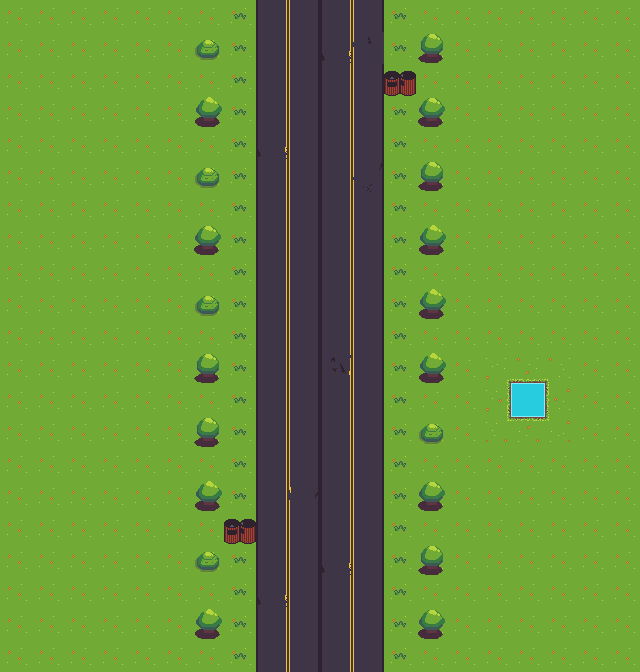

A level layout from a 2D game, rendered from its tile map. Below: a short description, then the map file with its tile-grid data intact:
An orthogonal 20x21 tile map with 32x32 px tiles, 2 tile layers (Tile Layer 1, Tile Layer 2), 2 tilesets.

<map version="1.10" tiledversion="1.11.2" orientation="orthogonal" renderorder="right-down" width="20" height="21" tilewidth="32" tileheight="32" infinite="0" nextlayerid="4" nextobjectid="1">
 <tileset firstgid="1" source="City Prop Tileset update 2.tsx" />
 <tileset firstgid="193" source="TopDownTileset.tsx" />
 <layer id="1" name="Tile Layer 1" width="20" height="21">
  <data encoding="csv">
417,417,417,417,417,417,417,417,35,36,35,36,417,417,417,417,417,417,417,417,
417,417,417,417,417,417,417,417,51,52,41,26,417,417,417,417,417,417,417,417,
417,417,417,417,417,417,417,417,35,36,35,36,417,417,417,417,417,417,417,417,
417,417,417,417,417,417,417,417,35,36,35,36,417,417,417,417,417,417,417,417,
417,417,417,417,417,417,417,417,41,36,35,36,417,417,417,417,417,417,417,417,
417,417,417,417,417,417,417,417,51,52,51,42,417,417,417,417,417,417,417,417,
417,417,417,417,417,417,417,417,51,52,51,52,417,417,417,417,417,417,417,417,
417,417,417,417,417,417,417,417,35,36,35,36,417,417,417,417,417,417,417,417,
417,417,417,417,417,417,417,417,51,52,51,52,417,417,417,417,417,417,417,417,
417,417,417,417,417,417,417,417,35,36,35,36,417,417,417,417,417,417,417,417,
417,417,417,417,417,417,417,417,51,52,51,52,417,417,417,417,417,417,417,417,
417,417,417,417,417,417,417,417,35,36,57,36,417,417,417,417,417,417,417,417,
417,417,417,417,417,417,417,417,51,52,51,52,417,417,417,417,417,417,417,417,
417,417,417,417,417,417,417,417,35,36,35,36,417,417,417,417,417,417,417,417,
417,417,417,417,417,417,417,417,35,36,35,36,417,417,417,417,417,417,417,417,
417,417,417,417,417,417,417,417,35,58,35,36,417,417,417,417,417,417,417,417,
417,417,417,417,417,417,417,417,51,52,51,52,417,417,417,417,417,417,417,417,
417,417,417,417,417,417,417,417,51,52,41,52,417,417,417,417,417,417,417,417,
417,417,417,417,417,417,417,417,41,36,35,36,417,417,417,417,417,417,417,417,
417,417,417,417,417,417,417,417,51,52,51,52,417,417,417,417,417,417,417,417,
417,417,417,417,417,417,417,417,35,36,35,36,417,417,417,417,417,417,417,417
</data>
 </layer>
 <layer id="3" name="Tile Layer 2" width="20" height="21">
  <data encoding="csv">
0,0,0,0,0,0,0,368,0,0,0,0,368,0,0,0,0,0,0,0,
0,0,0,0,0,0,334,368,0,0,0,0,368,335,0,0,0,0,0,0,
0,0,0,0,0,0,0,368,0,0,0,0,131,0,0,0,0,0,0,0,
0,0,0,0,0,0,320,368,0,0,0,0,368,321,0,0,0,0,0,0,
0,0,0,0,0,0,0,368,0,0,0,0,368,0,0,0,0,0,0,0,
0,0,0,0,0,0,334,368,0,0,0,0,368,335,0,0,0,0,0,0,
0,0,0,0,0,0,0,368,0,0,0,0,368,0,0,0,0,0,0,0,
0,0,0,0,0,0,321,368,0,0,0,0,368,320,0,0,0,0,0,0,
0,0,0,0,0,0,0,368,0,0,0,0,368,0,0,0,0,0,0,0,
0,0,0,0,0,0,334,368,0,0,0,0,368,320,0,0,0,0,0,0,
0,0,0,0,0,0,0,368,0,0,0,0,368,0,0,0,0,0,0,0,
0,0,0,0,0,0,335,368,0,0,0,0,368,320,0,398,399,400,0,0,
0,0,0,0,0,0,0,368,0,0,0,0,368,0,0,412,413,414,0,0,
0,0,0,0,0,0,335,368,0,0,0,0,368,334,0,426,427,428,0,0,
0,0,0,0,0,0,0,368,0,0,0,0,368,0,0,0,0,0,0,0,
0,0,0,0,0,0,320,368,0,0,0,0,368,321,0,0,0,0,0,0,
0,0,0,0,0,0,0,131,0,0,0,0,368,0,0,0,0,0,0,0,
0,0,0,0,0,0,334,368,0,0,0,0,368,335,0,0,0,0,0,0,
0,0,0,0,0,0,0,368,0,0,0,0,368,0,0,0,0,0,0,0,
0,0,0,0,0,0,320,368,0,0,0,0,368,321,0,0,0,0,0,0,
0,0,0,0,0,0,0,368,0,0,0,0,368,0,0,0,0,0,0,0
</data>
 </layer>
</map>
